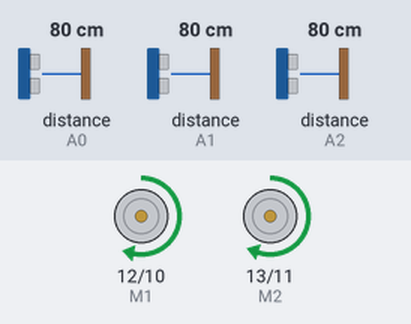
This sketch was run on a simulated Arduino Mega 2560, built with avr-gcc and run on an emulated ATmega2560. Shown: direction and speed pins drawn as motors (green arrow = direction pin HIGH = forward, orange = LOW = backward, longer = more drive). The inputs (shaded band) are chosen by the test bench; at power-on: distance to the obstacle (sensors on A1, A0, A2) 80 cm. The echo pulse lasts 58.3 µs per cm; what the sketch prints to the serial monitor is not drawn.

Above: at 1.2 s.
1.3 s: distance to the obstacle (sensor on A1) set to 35 cm
At 2.2 s:
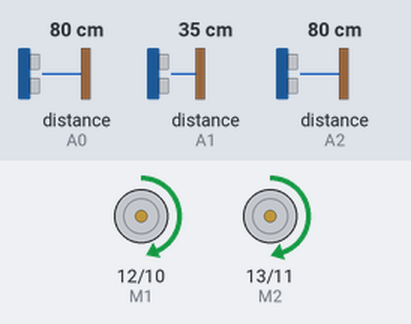
2.9 s: distance to the obstacle (sensor on A1) set to 2 cm
At 3.8 s:
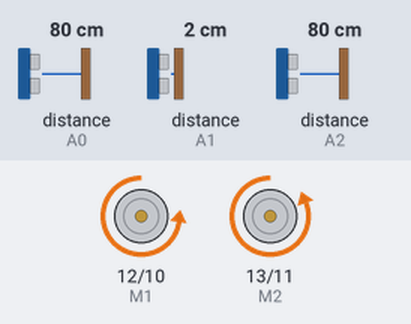
4.4 s: distance to the obstacle (sensor on A0) set to 197 cm
5.9 s: distance to the obstacle (sensor on A0) set to 204 cm
At 6.8 s:
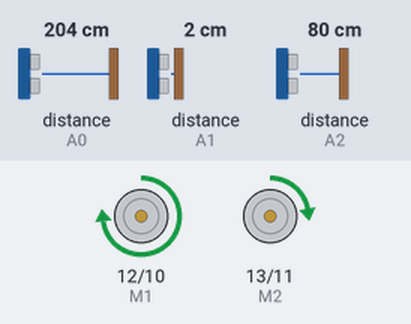
7.5 s: distance to the obstacle (sensor on A2) set to 18 cm
At 9.0 s:
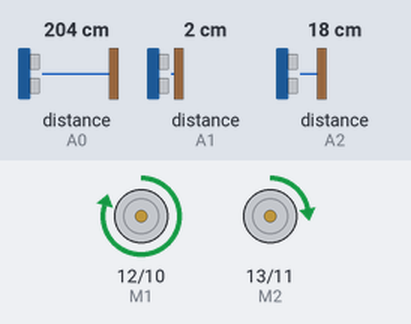
10.5 s: distance to the obstacle (sensor on A1) set to 5 cm
13.5 s: distance to the obstacle (sensor on A1) set to 8 cm
At 13.9 s:
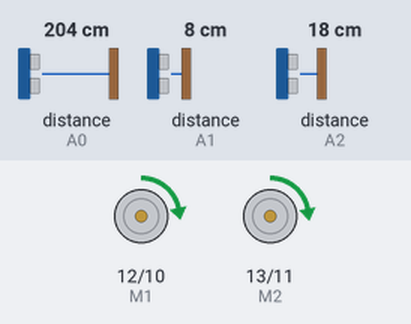
Timing chart, 0 to 16.0 s (numbered marks = the images above; inputs shaded):
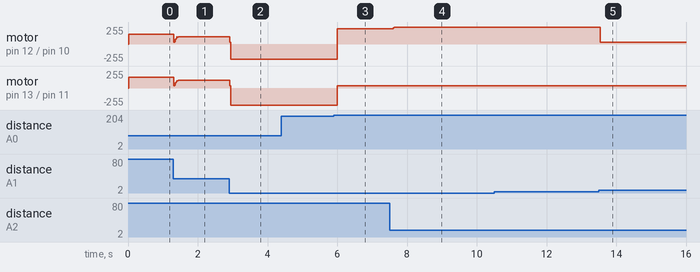

Measured:
- the behaviour switches between 200 and 201 cm on distance to the obstacle (sensor on A0) (found by bisection; images 2 and 3)
- the behaviour switches between 6 and 7 cm on distance to the obstacle (sensor on A1) (found by bisection; images 4 and 5)
- after the input at 1.3 s, motor on pin 12 (M1) / pin 10 (E1): forward 150/255 → forward 112/255 at once; motor on pin 13 (M2) / pin 11 (E2): forward 158/255 → forward 118/255 at once
- after the input at 2.9 s, motor on pin 12 (M1) / pin 10 (E1): forward 112/255 → backward 225/255 at once; motor on pin 13 (M2) / pin 11 (E2): forward 118/255 → backward 255/255 at once
- after the input at 5.9 s, motor on pin 12 (M1) / pin 10 (E1): backward 225/255 → forward 226/255 after 0.10 s; motor on pin 13 (M2) / pin 11 (E2): backward 255/255 → forward 31/255 after 0.10 s
- after the input at 7.5 s, motor on pin 12 (M1) / pin 10 (E1): forward 226/255 → forward 251/255 after 0.09 s
- after the input at 13.5 s, motor on pin 12 (M1) / pin 10 (E1): forward 251/255 → forward 30/255 at once

The sketch:

habib.ino
```cpp
 #include <NewPing.h>

#define TRIGGER_PINL  A3  // Arduino pin tied to trigger pin on ping sensor.
#define ECHO_PINL     A0  // Arduino pin tied to echo pin on ping sensor.

#define MAX_DISTANCE 200 // Maximum distance we want to ping for (in centimeters). Maximum sensor distance is rated at 400-500cm.

#define TRIGGER_PINF  A4  // Arduino pin tied to trigger pin on ping sensor.
#define ECHO_PINF     A1  // Arduino pin tied to echo pin on ping sensor.

#define TRIGGER_PINR  A5  // Arduino pin tied to trigger pin on ping sensor.
#define ECHO_PINR     A2  // Arduino pin tied to echo pin on ping sensor.


int dir;


#define STOP 0
#define FORWARD 1
#define BACKWARD 2
#define LEFT 3
#define RIGHT 4


float P = 0.7 ;
float D = 0.5 ;
float I = 0.4 ;
float oldErrorP ;
float totalError ;
int offset = 5 ;

int wall_threshold = 13 ;
//int left_threshold = 10 ;
//int right_threshold = 10 ;
int front_threshold = 7 ;

boolean frontwall ;
boolean leftwall ;
boolean rightwall ;
boolean first_turn ;
boolean rightWallFollow ;
boolean leftWallFollow ;

float leftMotor;
float rightMotor;


const int E1 = 10;
const int M1 = 12;
const int E2 = 11;
const int M2 = 13;

int baseSpeed = 70 ;

int RMS ;
int LMS ;

//int LED = 13 ;
int led1 = 8 ;
int led2 = 9 ;


NewPing sonarLeft(TRIGGER_PINL, ECHO_PINL, MAX_DISTANCE); // NewPing setup of pins and maximum distance.
NewPing sonarRight(TRIGGER_PINR, ECHO_PINR, MAX_DISTANCE);
NewPing sonarFront(TRIGGER_PINF, ECHO_PINF, MAX_DISTANCE);

unsigned int pingSpeed = 30; // How frequently are we going to send out a ping (in milliseconds). 50ms would be 20 times a second.
unsigned long pingTimer;     // Holds the next ping time.


float oldLeftSensor, oldRightSensor, leftSensor, rightSensor, frontSensor, oldFrontSensor, lSensor, rSensor, fSensor;
//int TestNUM = 1  ;


// new variable. made by habib
int pLeftError = 0, pRightError = 0, pFrontError = 0;
float pidFrwd[2] = {4, 10};
float pidTurn[2] = {2, 5};
int DIRECTION;
int leftError = 0, rightError = 0, frontError = 0;


void setup() {

  Serial.begin(115200); // Open serial monitor at 115200 baud to see ping results.


//  for (int i = 2; i <= 13; i++) //For Motor Shield
//    pinMode(i, OUTPUT);
  pinMode(M1, OUTPUT);
  pinMode(M2, OUTPUT);


  first_turn = false ;
  rightWallFollow = false ;
  leftWallFollow = false ;


}

void loop() {
  // variable declaration
  int nextDir;

  //========================================START========================================//


  ReadSensors();

  // getting error value from all sensor
  //leftError, rightError, frontError =
  walls();

  // get next direction
  nextDir = getDirection();

  // get motor speed
  getSpeed(nextDir); //, leftError, rightError, frontError);

  // give an action to the motor
  setDirection(DIRECTION, leftMotor, rightMotor);

  // read sensors & print the result to the serial monitor //
  Serial.print("Left : ");
  Serial.print(leftSensor);
  Serial.print(" cm ");
  Serial.print(" Right : ");
  Serial.print(rightSensor);
  Serial.print(" cm ");
  Serial.print(" Front : ");
  Serial.print(frontSensor);
  Serial.println(" cm ");

  Serial.print("LeftError : ");
  Serial.print(leftError);
  Serial.print(" RightError : ");
  Serial.println(rightError);

  Serial.print("Left Motor : ");
  Serial.print(leftMotor);
  Serial.print(" Right Motor : ");
  Serial.println(rightMotor);

  Serial.print("Direction : ");
  Serial.println(DIRECTION);
}


//--------------------------------- speed control ---------------------------------//

void getSpeed(int nextDir) { //, int leftError, int rightError, int frontError) {     // motor will not stop except in a STOP direction
  // variable declaration
  float forward; //, leftMotor, rightMotor;

  // set speed by frontError
  forward = pidFrwd[0]*frontError + pidFrwd[1]*(frontError-pFrontError);
  forward = constrain(forward, 30, 150);
  // update previous front error
  pFrontError = frontError;

  // determine speed of left motor
  if (nextDir ==  LEFT) {
    rightMotor = forward;
    leftMotor = pidTurn[0]*leftError + pidTurn[1]*(leftError-pLeftError);
    leftMotor = constrain(leftMotor, 0, 60);      // limitation. minimum value is 0 and maximum value is 30.
    leftMotor = forward - leftMotor;


  } else if (nextDir == RIGHT) {
    leftMotor = forward;
    rightMotor = pidTurn[0]*rightError + pidTurn[1]*(rightError-pRightError);
    rightMotor = constrain(rightMotor, 0, 60);
    rightMotor = forward - rightMotor;

  } else if (nextDir == FORWARD) {
    leftMotor = forward;
    rightMotor = forward;

  } else {        // backward
    leftMotor = forward * -1;       // just an assumption
    rightMotor = forward * -1;
  }

  leftMotor = leftMotor * 1.06;

}


//--------------------------------- direction control ---------------------------------//

int getDirection() {

  if (frontwall == false) {
    DIRECTION = FORWARD; // 1
  }
  else if (leftwall == true && rightwall == false && frontwall == true ) {
    DIRECTION = RIGHT;//4

  } else if (leftwall == false && rightwall == false && frontwall == true ) {
    DIRECTION = BACKWARD;//2

  }  else if (leftwall == true && rightwall == true && frontwall == true ) {
    DIRECTION = BACKWARD;//2

  }else if (leftwall == false && rightwall == true && frontwall == true ) {
    DIRECTION = LEFT;//3

  } else if ( leftSensor <= 5 || leftSensor > 200 && rightSensor <= 5 || rightSensor > 200 && frontSensor <= 5 || frontSensor > 200 ) {
    DIRECTION = STOP;//0

  } else if (frontwall = true) {

  }

  return DIRECTION;
}


void setDirection(int dir, int left, int right) {

  if ( dir == FORWARD || dir == LEFT || dir == RIGHT) { //maju
    analogWrite(E1, right);   // E1 = RIGHT MOTOR
    analogWrite(E2, left);   // E2 = LEFT MOTOR
    digitalWrite(M1, HIGH);
    digitalWrite(M2, HIGH);
  }
  else if ( dir == STOP ) { //stop
    analogWrite(E1, 0);
    analogWrite(E2, 0);
    digitalWrite(M1, HIGH);
    digitalWrite(M2, HIGH);
  }
  else if ( dir == BACKWARD ) { //mundur
    analogWrite(E1, left);
    analogWrite(E2, right);
    digitalWrite(M1, LOW);
    digitalWrite(M2, LOW);
  }
}
//---------------------------------------------------------------------------//


//--------------------------------- Sensors ---------------------------------//

void ReadSensors() {

  //leftSensor = sonarLeft.ping_median(TestNUM);     //accurate but slow
  //rightSensor = sonarRight.ping_median(TestNUM);     //accurate but slow
  //frontSensor = sonarFront.ping_median(TestNUM);     //accurate but slow

  //leftSensor = sonarLeft.convert_cm(leftSensor);
  //rightSensor = sonarRight.convert_cm(rightSensor);
  //frontSensor = sonarFront.convert_cm(frontSensor);

  lSensor = sonarLeft.ping_cm(); //ping in cm
  rSensor = sonarRight.ping_cm();
  fSensor = sonarFront.ping_cm();


  leftSensor = (lSensor + oldLeftSensor) / 2; //average distance between old & new readings to make the change smoother
  rightSensor = (rSensor + oldRightSensor) / 2;
  frontSensor = (fSensor + oldFrontSensor) / 2;


  oldLeftSensor = leftSensor; // save old readings for movment
  oldRightSensor = rightSensor;
  oldFrontSensor = frontSensor;

}

//---------------------------------------------------------------------------//


//--------------------------------- control ---------------------------------//


//--------------------------- wall detection --------------------------------//

int walls() {
  leftError = 0;
  rightMotor = 0;
  frontError = 0;

  if ( leftSensor < wall_threshold ) {
    leftwall = true ;
  }
  else {
    leftwall = false ;
    leftError = leftSensor - wall_threshold;
  }


  if ( rightSensor < wall_threshold ) {
    rightwall = true ;
  }
  else {
    rightwall = false ;
    rightError = rightSensor - wall_threshold;

  }

  if ( frontSensor < front_threshold ) {
    frontwall = true ;
  }
  else {
    frontwall = false ;
    frontError = frontSensor - front_threshold;
  }
}


//---------------------------------------------------------------------------/


//---------------------------------------------------------------------------//
```
